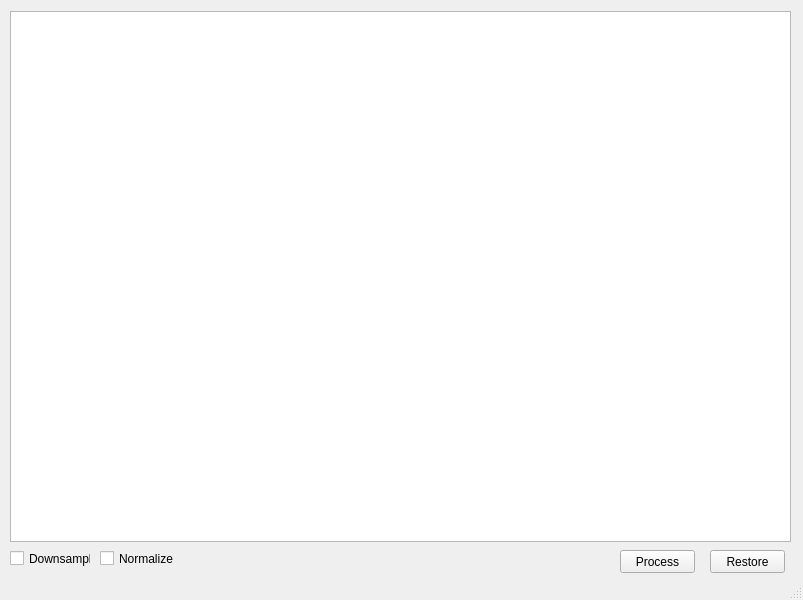
<?xml version="1.0" encoding="UTF-8"?>
<ui version="4.0">
 <class>MainWindow</class>
 <widget class="QMainWindow" name="MainWindow">
  <property name="geometry">
   <rect>
    <x>0</x>
    <y>0</y>
    <width>803</width>
    <height>600</height>
   </rect>
  </property>
  <property name="windowTitle">
   <string>MainWindow</string>
  </property>
  <widget class="QWidget" name="centralwidget">
   <widget class="QTableView" name="table">
    <property name="geometry">
     <rect>
      <x>10</x>
      <y>11</y>
      <width>781</width>
      <height>531</height>
     </rect>
    </property>
   </widget>
   <widget class="QCheckBox" name="sample">
    <property name="geometry">
     <rect>
      <x>10</x>
      <y>550</y>
      <width>81</width>
      <height>17</height>
     </rect>
    </property>
    <property name="text">
     <string>Downsample</string>
    </property>
   </widget>
   <widget class="QCheckBox" name="normalize">
    <property name="geometry">
     <rect>
      <x>100</x>
      <y>550</y>
      <width>81</width>
      <height>17</height>
     </rect>
    </property>
    <property name="text">
     <string>Normalize</string>
    </property>
   </widget>
   <widget class="QPushButton" name="restore">
    <property name="geometry">
     <rect>
      <x>710</x>
      <y>550</y>
      <width>75</width>
      <height>23</height>
     </rect>
    </property>
    <property name="text">
     <string>Restore</string>
    </property>
   </widget>
   <widget class="QPushButton" name="process">
    <property name="geometry">
     <rect>
      <x>620</x>
      <y>550</y>
      <width>75</width>
      <height>23</height>
     </rect>
    </property>
    <property name="text">
     <string>Process</string>
    </property>
   </widget>
  </widget>
  <widget class="QStatusBar" name="statusbar"/>
 </widget>
 <resources/>
 <connections/>
</ui>
